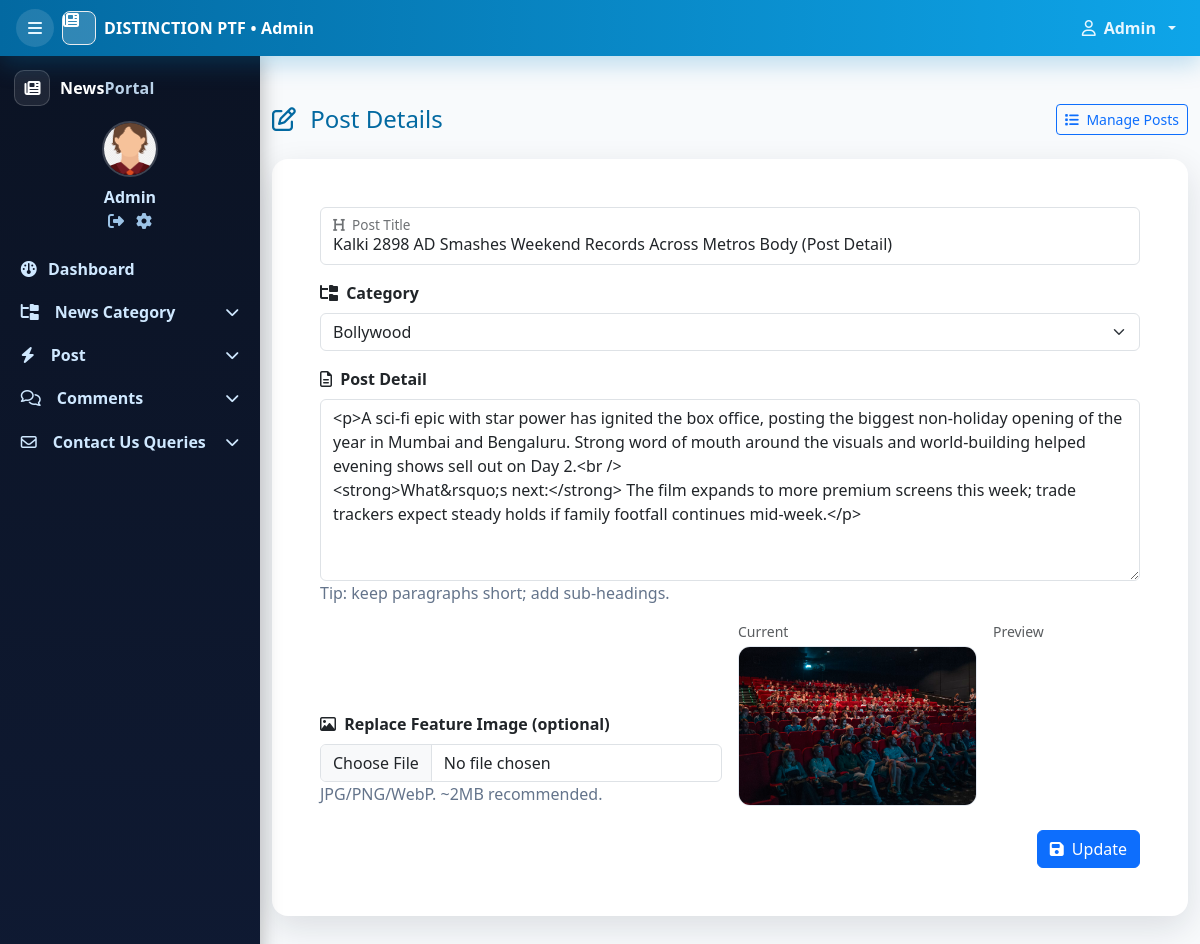
The app's page /post_detail/8 (signed in) with its own data.
### news/models.py (models this page shows, shortened)
class Newspost(models.Model):
    posttitle = models.CharField(max_length=500)
    category = models.ForeignKey(Category, on_delete=models.CASCADE)
    postdetail = models.TextField()
    postimage = models.FileField(null=True)
    postdate = models.DateField()

class Category(models.Model):
    categoryname = models.CharField(max_length=100)

### news/views.py (the view, shortened to what this page needs)
# urls.py: path('post_detail/<int:pid>', post_detail,name='post_detail'),
def post_detail(request,pid):
    if not request.user.is_authenticated:
        return redirect('login')
    error = ""
    category = Category.objects.all()
    newspost = Newspost.objects.get(id=pid)
    d = {'newspost': newspost,'category':category,'error':error}
    return render(request,'post_detail.html', d)

### news/templates/post_detail.html (shortened to what this page needs)
{% load static %}
{% block body %}
<!doctype html>
<html lang="en">
<head>
  <link href="https://cdn.jsdelivr.net/npm/bootstrap@5.3.3/dist/css/bootstrap.min.css" rel="stylesheet"/>
  <link href="https://cdnjs.cloudflare.com/ajax/libs/font-awesome/6.5.2/css/all.min.css" rel="stylesheet"/>
</head>
<body>
  {% include 'sidebar.html' %}
  {% include 'admin_nav.html' %}
  <main id="main-container" class="with-sidebar">
    <div class="container-fluid py-4 py-lg-5">
      <div class="d-flex align-items-center justify-content-between flex-wrap gap-2 mb-4">
        <h1 class="h4 mb-0" style="color:var(--primary-2)">
          <i class="fa-regular fa-pen-to-square me-2"></i> Post Details
        </h1>
        <div class="d-flex gap-2">
          <a href="{% url 'view_post' %}" class="btn btn-sm btn-outline-primary">
            <i class="fa-solid fa-list me-1"></i> Manage Posts
          </a>
        </div>
      </div>
      <div class="card card-glass">
        <div class="card-body p-4 p-md-5">
          <form method="post" enctype="multipart/form-data" id="editPostForm" novalidate>
            <div class="form-floating mb-3">
              <input type="text" class="form-control" id="posttitle" name="posttitle"
                     placeholder="Post Title" value="{{ newspost.posttitle }}" required minlength="3" maxlength="140">
              <label for="posttitle"> Post Title</label>
            </div>
            <div class="mb-3">
              <label for="categoryname" class="form-label fw-semibold">
                <i class="fa-solid fa-folder-tree me-1"></i> Category
              </label>
              <select name="categoryname" id="categoryname" class="form-select" required>
                <option value="{{ newspost.category.categoryname }}">{{ newspost.category.categoryname }}</option>
              </select>
            </div>
            <div class="mb-3">
              <label for="postdetail" class="form-label fw-semibold">
                <i class="fa-regular fa-file-lines me-1"></i> Post Detail
              </label>
              <textarea class="form-control" id="postdetail" name="postdetail" rows="7" required>{{ newspost.postdetail }}</textarea>
              <div class="help-text">Tip: keep paragraphs short; add sub-headings.</div>
            </div>
            <div class="row g-3 align-items-end">
              <div class="col-md-6">
                <label for="postimage" class="form-label fw-semibold">
                  <i class="fa-regular fa-image me-1"></i> Replace Feature Image (optional)
                </label>
                <input type="file" class="form-control" id="postimage" name="postimage" accept="image/*">
                <div class="help-text">JPG/PNG/WebP. ~2MB recommended.</div>
              </div>
              <div class="col-md-6">
                <div class="d-flex gap-3">
                  <div>
                    <div class="small text-muted mb-1">Current</div>
                    {% if newspost.postimage %}
                      <img src="{{ newspost.postimage.url }}" class="img-preview" alt="Current image">
                    {% else %}
                      <div class="text-muted">—</div>
                    {% endif %}
                  </div>
                  <div>
                    <div class="small text-muted mb-1">Preview</div>
                  </div>
                </div>
              </div>
            </div>
            <div class="d-flex justify-content-end mt-4">
              <button type="submit" class="btn btn-primary">
                <i class="fa-solid fa-floppy-disk me-1"></i> Update
              </button>
            </div>
          </form>
        </div>
      </div>
    </div>
  </main>
</body>
</html>
{% endblock %}

### news/templates/sidebar.html (shortened to what this page needs)
{% load static %}
<nav id="sidebar" class="admin-sidebar">
  <div class="sidebar-scroll">
    <div class="sb-brand">
      <span class="chip"><i class="fa-solid fa-newspaper"></i></span>
      <div class="hide-when-collapsed">
        <a href="{% url 'admin_home' %}" class="text-decoration-none">
          <div class="sb-title">News<span class="muted">Portal</span></div>
        </a>
      </div>
    </div>
    <div class="sb-user">
      <img src="{% static 'adminassets/img/avatars/avatarboy729.png' %}" alt="avatar">
      <div class="name hide-when-collapsed text-capitalize">{{ request.user.username }}</div>
      <div class="actions hide-when-collapsed">
        <a href="{% url 'logout' %}" class="me-2" title="Sign out"><i class="fa-solid fa-right-from-bracket"></i></a>
        <a href="{% url 'changepassword' %}" title="Settings"><i class="fa-solid fa-gear"></i></a>
      </div>
    </div>
<div class="px-2 sb-nav">
  <a href="{% url 'admin_home' %}"
     class="nav-link {% if request.resolver_match.url_name == 'admin_home' %}active{% endif %}">
    <i class="fa-solid fa-gauge"></i>
    <span class="hide-when-collapsed">Dashboard</span>
  </a>
  {% with rn=request.resolver_match.url_name %}
  <a class="nav-link d-flex justify-content-between align-items-center"
     data-bs-toggle="collapse" href="#categoryMenu" role="button"
     aria-expanded="{% if rn == 'add_category' or rn == 'view_category' %}true{% else %}false{% endif %}"
     aria-controls="categoryMenu">
    <span class="d-flex align-items-center gap-3">
      <i class="fa-solid fa-folder-tree"></i>
      <span class="hide-when-collapsed">News Category</span>
    </span>
    <i class="fa-solid fa-chevron-down hide-when-collapsed small"></i>
  </a>
  <a class="nav-link d-flex justify-content-between align-items-center"
     data-bs-toggle="collapse" href="#postMenu" role="button"
     aria-expanded="{% if rn == 'add_post' or rn == 'view_post' %}true{% else %}false{% endif %}"
     aria-controls="postMenu">
    <span class="d-flex align-items-center gap-3">
      <i class="fa-solid fa-bolt"></i>
      <span class="hide-when-collapsed">Post</span>
    </span>
    <i class="fa-solid fa-chevron-down hide-when-collapsed small"></i>
  </a>
  <a class="nav-link d-flex justify-content-between align-items-center"
     data-bs-toggle="collapse" href="#commentMenu" role="button"
     aria-expanded="{% if rn == 'unapproved_comment' or rn == 'approved_comment' %}true{% else %}false{% endif %}"
     aria-controls="commentMenu">
    <span class="d-flex align-items-center gap-3">
      <i class="fa-regular fa-comments"></i>
      <span class="hide-when-collapsed">Comments</span>
    </span>
    <i class="fa-solid fa-chevron-down hide-when-collapsed small"></i>
  </a>
  <a class="nav-link d-flex justify-content-between align-items-center"
     data-bs-toggle="collapse" href="#queryMenu" role="button"
     aria-expanded="{% if rn == 'unread_queries' or rn == 'read_queries' %}true{% else %}false{% endif %}"
     aria-controls="queryMenu">
    <span class="d-flex align-items-center gap-3">
      <i class="fa-regular fa-envelope"></i>
      <span class="hide-when-collapsed">Contact Us Queries</span>
    </span>
    <i class="fa-solid fa-chevron-down hide-when-collapsed small"></i>
  </a>
  {% endwith %}
</div>
  </div>
</nav>

### news/templates/admin_nav.html (shortened to what this page needs)
{% load static %}
<header id="page-header" class="admin-topbar">
  <nav class="navbar navbar-expand-lg">
    <div class="container-fluid px-3">
      <div class="d-flex align-items-center gap-2">
        <button type="button" class="btn-icon" id="sidebarToggleBtn" aria-label="Toggle sidebar">
          <i class="fa-solid fa-bars"></i>
        </button>
        <a href="{% url 'admin_home' %}" class="brand text-decoration-none">
          <span class="d-inline-grid place-items-center rounded-3 border border-light-subtle"
                style="width:34px;height:34px;background:rgba(255,255,255,.18)">
            <i class="fa-solid fa-newspaper"></i>
          </span>
          <span>DISTINCTION PTF  • Admin</span>
        </a>
      </div>
      <ul class="navbar-nav ms-auto align-items-center">
        <li class="nav-item dropdown">
          <a class="nav-link dropdown-toggle text-capitalize d-flex align-items-center gap-2"
             href="#" role="button" data-bs-toggle="dropdown" aria-expanded="false">
            <i class="fa-regular fa-user"></i>
            {{ request.user.username }}
          </a>
        </li>
      </ul>
    </div>
  </nav>
</header>

### news/templates/post_detail.html (style rules this page uses)
:root { --ink:#0f172a; --muted:#64748b; --primary:#0ea5e9; --primary-2:#0369a1; }
body { background:#f8fafc; color:var(--ink); }
.with-sidebar { margin-left:260px; transition:margin-left .2s ease; }
.card-glass { border:0; border-radius:1rem; background:#fff; box-shadow:0 12px 34px rgba(15,23,42,.12); }
.form-floating>label { color:var(--muted); }
.img-preview { width:100%; max-width:240px; height:160px; object-fit:cover; border-radius:.75rem; border:1px solid #e2e8f0; }
.help-text { color:var(--muted); }

### news/templates/sidebar.html (style rules this page uses)
:root { --sb-bg: #0b1324; --sb-bg-2: #0f1a33; --sb-ink: #cfe8ff; --sb-ink-dim: #9cc3e6; --sb-accent: #0ea5e9; }
.admin-sidebar { position: fixed; inset: 56px auto 0 0; width: 260px; background: linear-gradient(180deg, var(--sb-bg), var(--sb-bg-2)); color: var(--sb-ink); z-index: 1020; display:flex; flex-direction:column; transition: width .2s ease; box-shadow: 2px 0 18px rgba(0,0,0,.25); }
.with-sidebar { margin-left: 260px; transition: margin-left .2s ease; }
.admin-sidebar .sidebar-scroll { overflow-y: auto; overflow-x: hidden; }
.sb-brand { display:flex; align-items:center; gap:.6rem; padding: .9rem .9rem 0 .9rem; }
.sb-brand .chip { width:36px; height:36px; border-radius:10px; display:grid; place-items:center; background: rgba(255,255,255,.08); border:1px solid rgba(255,255,255,.18); color:#fff; }
.sb-title { font-weight:800; letter-spacing:.2px; color:#fff; line-height:1; }
.sb-title .muted { color:var(--sb-ink); opacity:.9; }
.sb-user { padding: .9rem; text-align:center; }
.sb-user img { width:56px; height:56px; border-radius:50%; object-fit:cover; border:2px solid rgba(255,255,255,.2); }
.sb-user .name { margin-top:.5rem; font-weight:700; }
.sb-user .actions a { color: var(--sb-ink-dim); text-decoration:none; }
.sb-nav .nav-link { color: var(--sb-ink); border-radius:.6rem; padding:.6rem .8rem; display:flex; align-items:center; gap:.7rem; font-weight:600; }

### news/templates/admin_nav.html (style rules this page uses)
:root { --ink:#0f172a; --muted:#64748b; --primary:#0ea5e9; --primary-2:#0369a1; }
.admin-topbar { position: sticky; top:0; z-index:1030; background: linear-gradient(90deg, var(--primary-2), var(--primary)); box-shadow: 0 8px 24px rgba(2,132,199,.25); }
.admin-topbar .brand { color:#fff !important; font-weight:800; letter-spacing:.2px; display:flex; align-items:center; gap:.5rem; }
.admin-topbar .btn-icon { border:0; border-radius: 50%; width:38px; height:38px; display:inline-grid; place-items:center; color:#e6f6ff; background:rgba(255,255,255,.12); transition: transform .15s ease, background .15s ease; }
.admin-topbar .nav-link, .admin-topbar .dropdown-toggle { color:#e6f6ff !important; font-weight:600; }

### records on screen
Newspost: posttitle "Kalki 2898 AD Smashes Weekend Records Across Metros Body (Post Detail)", categoryname "Bollywood", postdetail "<p>A sci-fi epic with star power has ignited the box office, posting the biggest non-holiday opening of the year in Mumbai and Bengaluru. Strong word of mouth around the visuals and world-building helped evening shows sell out on Day 2.<br /> <strong>What&rsquo;s next:</strong> The film expands to more premium screens this week; trade trackers expect steady holds if family footfall continues mid-week.</p>", postimage (picture)

### other values on screen
{{ request.user.username }} "Admin"
